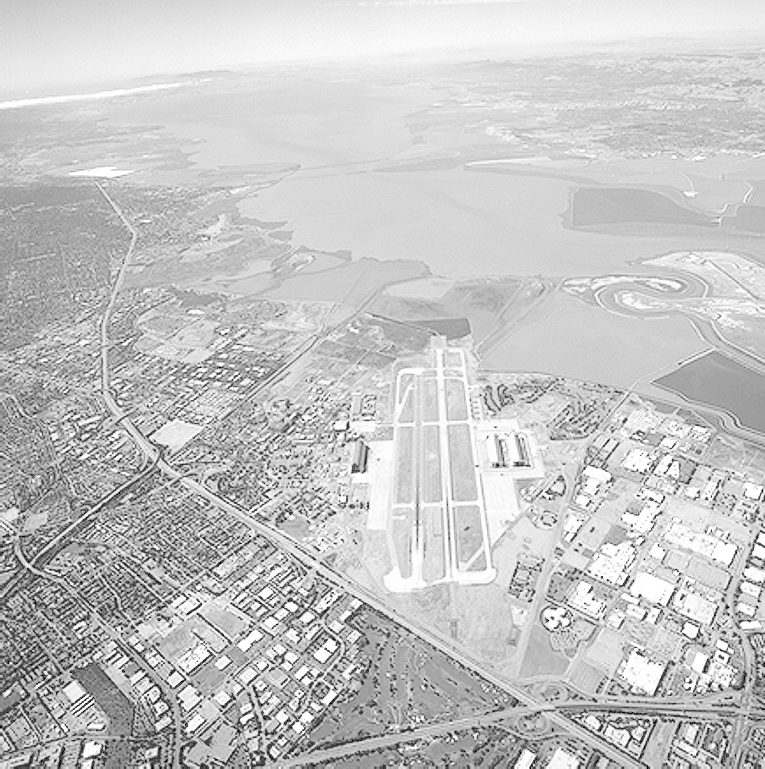
#> input picture runway.png, 765 x 769 px
$ jupyter execute 258782J_A01_Q3.ipynb
#> lines starting #> are read from the running program, lines starting #| are printed output that depends on the picture
#> further down, img is the input picture: shape (769, 765); min 0, max 255, mean 197.1
[cell 1]
import cv2 as cv
import numpy as np
import matplotlib.pyplot as plt

[cell 2]
def manual_histogram_equalization(image):
    # Calculate the histogram (frequency of each intensity 0-255)
    hist, bins = np.histogram(image.flatten(), 256, [0, 256])
#> hist = 256 values, max 15137 at index 213, min 0 at index 1, mean 2298; bins = 257 values from 0 to 256

    cdf = hist.cumsum() # Calculate the Cumulative Distribution Function (CDF)
#> cdf = 256 values from 875 to 588285

    # Normalize the CDF to the range [0, 255]
    cdf_m = np.ma.masked_equal(cdf, 0)
    cdf_m = (cdf_m - cdf_m.min()) * 255 / (cdf_m.max() - cdf_m.min())

    cdf = np.ma.filled(cdf_m, 0).astype('uint8')  # Fill masked values back with 0
#> cdf = 256 values from 0 to 255

    img_equalized = cdf[image] # Map the original pixels to the new equalized values
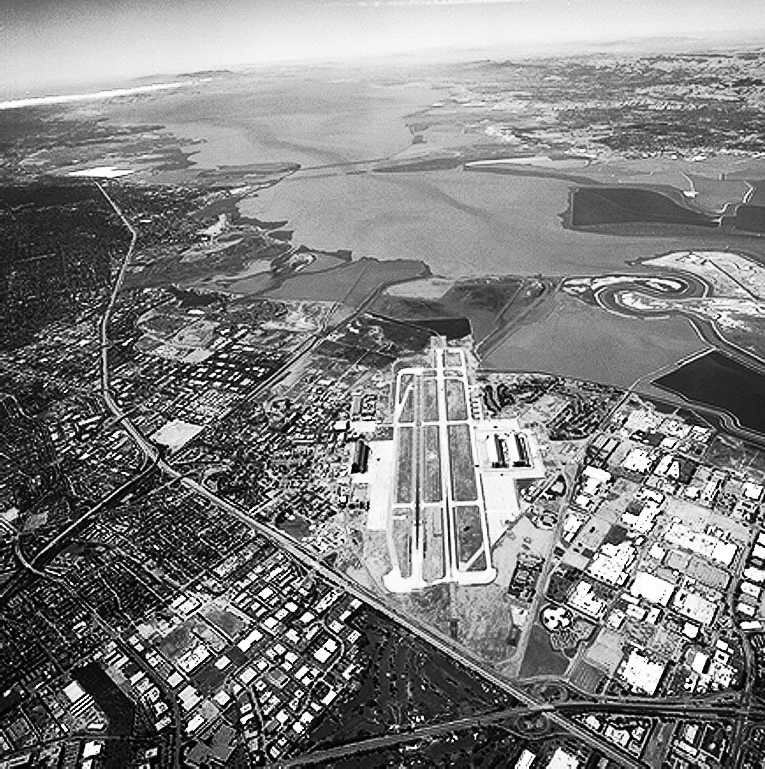
#> img_equalized: shape (769, 765); min 0, max 255, mean 128.2

    return img_equalized

# Load the runway image
img = cv.imread('runway.png', cv.IMREAD_GRAYSCALE)

# Apply the custom function
runway_equalized = manual_histogram_equalization(img)

cv.imwrite('results/ques3/runway_equalized_output.png', runway_equalized)

# --- Comparison Visualization ---
plt.figure(figsize=(12, 8))

plt.subplot(2, 2, 1)
plt.imshow(img, cmap='gray')
plt.title("Original Runway")
plt.axis('off')

plt.subplot(2, 2, 2)
plt.hist(img.flatten(), 256, [0, 256], color='gray')
plt.title("Original Histogram")

plt.subplot(2, 2, 3)
plt.imshow(runway_equalized, cmap='gray')
plt.title("Equalized Runway")
plt.axis('off')

plt.subplot(2, 2, 4)
plt.hist(runway_equalized.flatten(), 256, [0, 256], color='b')
plt.title("Equalized Histogram")

plt.tight_layout()
plt.show()
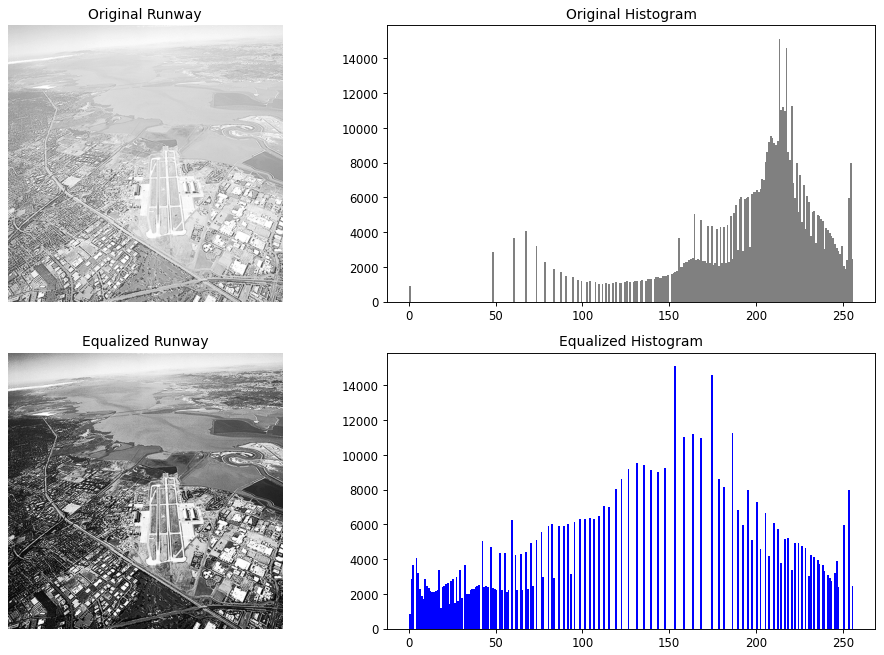
#> figure drawn by matplotlib, 4 panels; panel 2: tallest bar 15137 high, from x = 213 to 214; panel 4: tallest bar 15137 high, from x = 153 to 154
